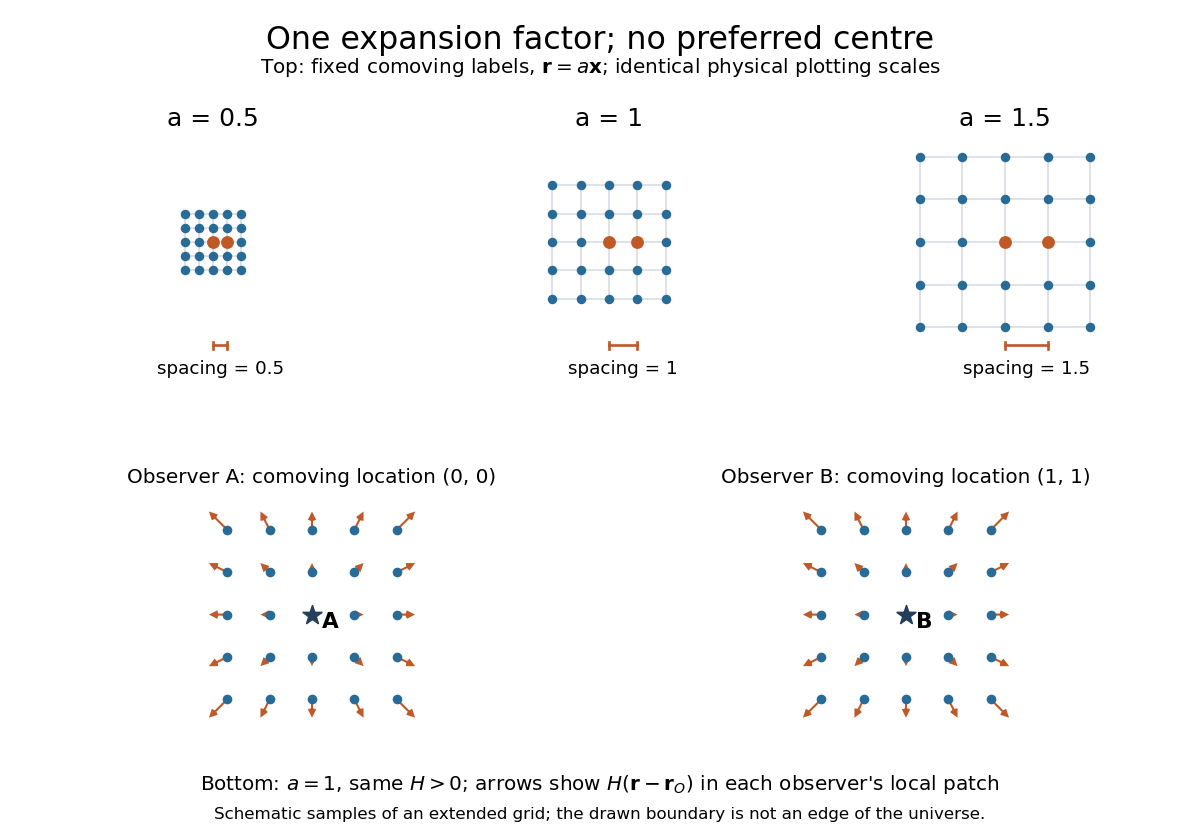

Reproduce this figure in Python.
"""Generate expanding-comoving-grid.png in the current directory.

Use: make _media/expanding-comoving-grid.png
Tested with Python 3.14.4, Matplotlib 3.10.7, NumPy 2.3.5.
The grid is schematic: the same comoving labels scale by a = 0.5, 1, 1.5.
Bottom panels sample an extended lattice around two different observers;
arrows have a common illustrative H and represent relative recession rates.
"""

import matplotlib.pyplot as plt
import numpy as np


def main():
    plt.rcParams.update({"font.size": 12, "savefig.facecolor": "white"})
    fig = plt.figure(figsize=(10, 7), facecolor="white")
    grid = fig.add_gridspec(2, 6, left=0.045, right=0.97, top=0.83,
                           bottom=0.13, hspace=0.53, wspace=0.65)
    fig.suptitle("One expansion factor; no preferred centre", fontsize=19, y=0.97)
    fig.text(0.5, 0.913, r"Top: fixed comoving labels, $\mathbf{r}=a\mathbf{x}$; identical physical plotting scales",
             ha="center", fontsize=12)
    coordinates = np.arange(-2, 3)
    x, y = np.meshgrid(coordinates, coordinates)
    for col, a in enumerate((0.5, 1.0, 1.5)):
        ax = fig.add_subplot(grid[0, 2 * col:2 * col + 2])
        for value in coordinates:
            ax.plot(a * coordinates, np.full(5, a * value), color="#d5dde3", lw=1)
            ax.plot(np.full(5, a * value), a * coordinates, color="#d5dde3", lw=1)
        ax.scatter(a * x, a * y, s=22, color="#286b96", zorder=3)
        ax.scatter([0, a], [0, 0], s=45, color="#bf5928", zorder=4)
        ax.plot([0, a], [-3.65, -3.65], color="#bf5928", lw=1.6)
        for endpoint in (0, a):
            ax.plot([endpoint, endpoint], [-3.77, -3.53], color="#bf5928", lw=1.6)
        ax.text(a / 2, -4.15, f"spacing = {a:g}", ha="center", va="top", fontsize=11)
        ax.set_title(f"a = {a:g}", fontsize=15, pad=10)
        ax.set(xlim=(-4.2, 4.2), ylim=(-4.7, 3.5), aspect="equal")
        ax.axis("off")

    local_x, local_y = np.meshgrid(np.arange(-2, 3), np.arange(-2, 3))
    local = np.column_stack((local_x.ravel(), local_y.ravel()))
    for col, (name, origin) in enumerate((("A", (0, 0)), ("B", (1, 1)))):
        ax = fig.add_subplot(grid[1, 3 * col:3 * col + 3])
        # Subtract the observer's location explicitly; each local patch is equal.
        absolute = local + np.asarray(origin)
        relative = absolute - np.asarray(origin)
        ax.scatter(relative[:, 0], relative[:, 1], s=23, color="#286b96", zorder=3)
        nonzero = np.any(relative != 0, axis=1)
        positions = relative[nonzero]
        rates = 0.22 * positions  # Same instantaneous H for both observers.
        ax.quiver(positions[:, 0], positions[:, 1], rates[:, 0], rates[:, 1],
                  angles="xy", scale_units="xy", scale=1, color="#bf5928",
                  width=0.009, headwidth=4, headlength=4)
        ax.scatter([0], [0], s=140, marker="*", color="#233f59", zorder=5)
        ax.text(0.23, -0.32, name, fontsize=13, weight="bold")
        ax.set_title(f"Observer {name}: comoving location {origin}", fontsize=12, pad=9)
        ax.set(xlim=(-2.75, 2.75), ylim=(-2.75, 2.75), aspect="equal")
        ax.axis("off")
    fig.text(0.5, 0.06, r"Bottom: $a=1$, same $H>0$; arrows show $H(\mathbf{r}-\mathbf{r}_O)$ in each observer's local patch",
             ha="center", fontsize=12)
    fig.text(0.5, 0.025, "Schematic samples of an extended grid; the drawn boundary is not an edge of the universe.",
             ha="center", fontsize=10)
    fig.savefig("expanding-comoving-grid.png", dpi=120, facecolor="white", transparent=False)
    plt.close(fig)


if __name__ == "__main__":
    main()
